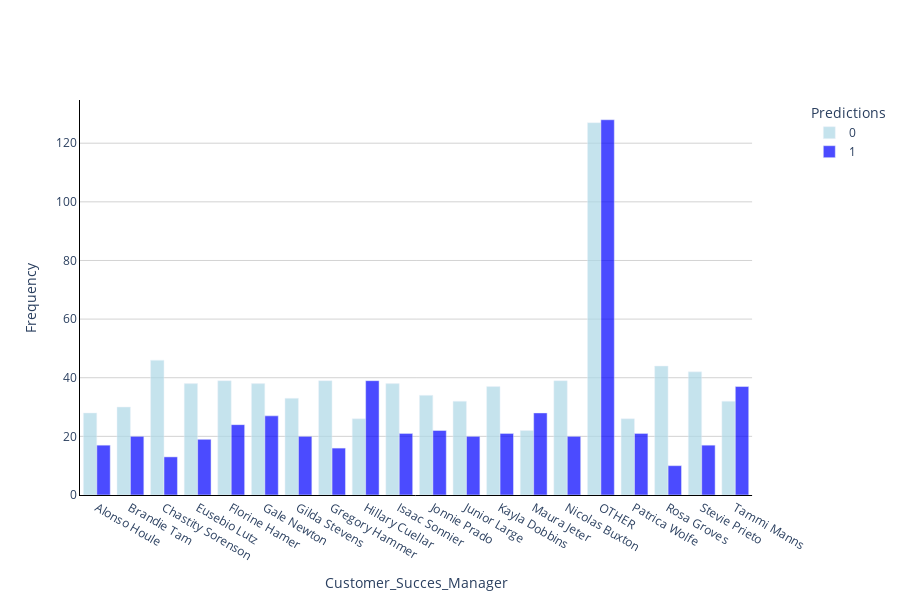

The notebook cell this image was saved under:
### Code cell
plot_histogram(
    preds2,
    project.id,
    feature='Customer_Succes_Manager',
    bins=20,
    cutoff=0.3,
    split_by_class=True,
    class_type='predictions',
    showlegend=True,
    height=600,
)

### Figure 1 — Plotly figure (JSON) as saved in the notebook; plotly's stock layout.template omitted (floating-point values rounded to 4 significant figures)
{"data": [{"marker": {"color": "lightblue"}, "name": "0", "opacity": 0.7, "type": "bar", "x": ["Alonso Houle", "Brandie Tam", "Chastity Sorenson", "Eusebio Lutz", "Florine Hamer", "Gale Newton", "Gilda Stevens", "Gregory Hammer", "Hillary Cuellar", "Isaac Sonnier", "Jonnie Prado", "Junior Large", "Kayla Dobbins", "Maura Jeter", "Nicolas Buxton", "OTHER", "Patrica Wolfe", "Rosa Groves", "Stevie Prieto", "Tammi Manns"], "y": [28, 30, 46, 38, 39, 38, 33, 39, 26, 38, 34, 32, 37, 22, 39, 127, 26, 44, 42, 32]}, {"marker": {"color": "blue"}, "name": "1", "opacity": 0.7, "type": "bar", "x": ["Alonso Houle", "Brandie Tam", "Chastity Sorenson", "Eusebio Lutz", "Florine Hamer", "Gale Newton", "Gilda Stevens", "Gregory Hammer", "Hillary Cuellar", "Isaac Sonnier", "Jonnie Prado", "Junior Large", "Kayla Dobbins", "Maura Jeter", "Nicolas Buxton", "OTHER", "Patrica Wolfe", "Rosa Groves", "Stevie Prieto", "Tammi Manns"], "y": [17, 20, 13, 19, 24, 27, 20, 16, 39, 21, 22, 20, 21, 28, 20, 128, 21, 10, 17, 37]}], "layout": {"height": 600, "hoverlabel": {"bgcolor": "white", "font": {"family": "Rockwell", "size": 16}, "namelength": -1}, "legend": {"title": {"text": "Predictions"}}, "plot_bgcolor": "rgba(0,0,0,0)", "showlegend": true, "xaxis": {"anchor": "y", "domain": [0, 0.94], "linecolor": "black", "linewidth": 1, "showline": true, "title": {"text": "Customer_Succes_Manager"}}, "yaxis": {"anchor": "x", "domain": [0, 1], "gridcolor": "lightgray", "gridwidth": 1, "linecolor": "black", "linewidth": 1, "showgrid": true, "showline": true, "title": {"text": "Frequency"}}, "yaxis2": {"anchor": "x", "gridcolor": "lightgray", "gridwidth": 1, "linecolor": "black", "linewidth": 1, "overlaying": "y", "showgrid": true, "showline": true, "side": "right", "tickformat": ",.0%", "title": {"text": "Average Prediction"}}}}
